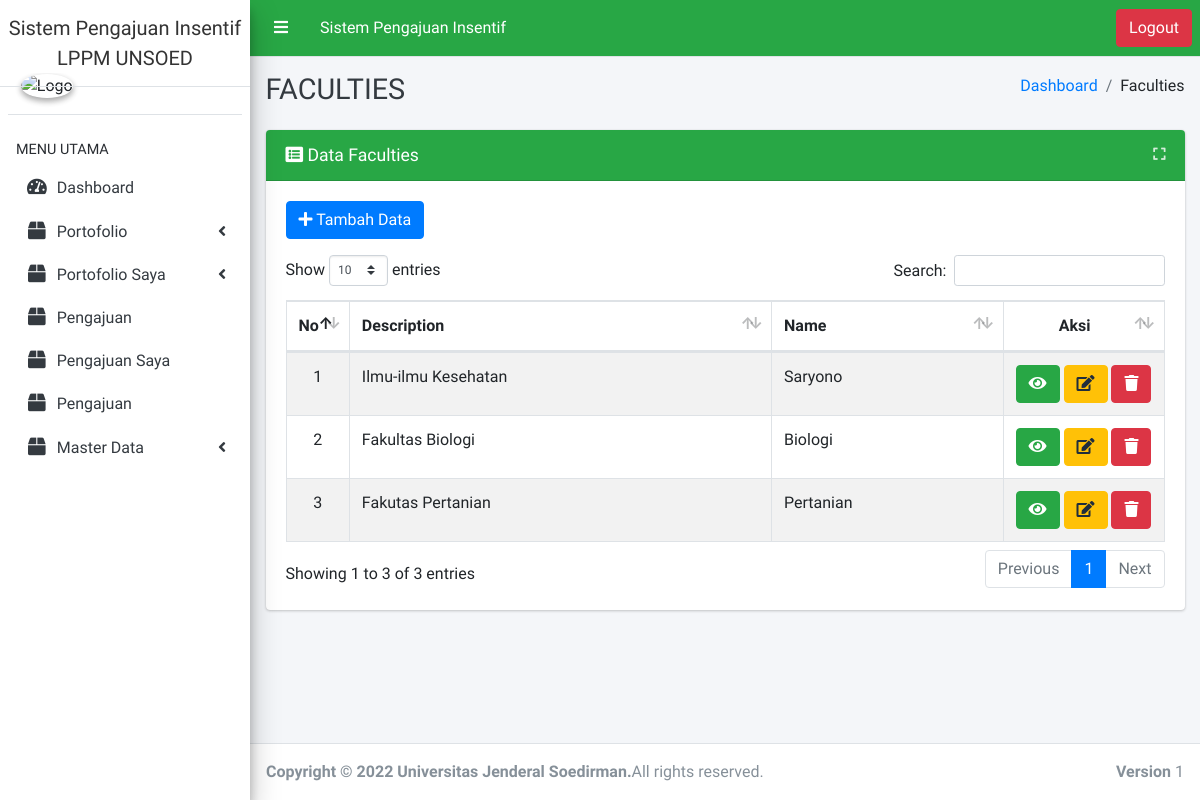
Screenshot of /index.php/faculties with the database file from the repository.
### tables this page shows
CREATE TABLE `faculties` (
  `id` tinyint NOT NULL,
  `name` varchar(64) NOT NULL,
  `description` varchar(1024) NOT NULL
);

### application/libraries/Template.php (called while the page is built)
<?php if ( ! defined('BASEPATH')) exit('No direct script access allowed');
class Template {
		var $template_data = array();
		function set($name, $value)
		{
			$this->template_data[$name] = $value;
		}
		function load($template = '', $view = '' , $view_data = array(), $return = FALSE)
		{
			$this->CI =& get_instance();
			$this->set('contents', $this->CI->load->view($view, $view_data, TRUE));
			return $this->CI->load->view($template, $this->template_data, $return);
		}
}

### application/controllers/Faculties.php (called while the page is built, shortened)
<?php
class Faculties extends CI_Controller
{
    public function index()
    {
        $data = array(
            'faculties_data' => $this->Faculties_model->get_all(),
        );
        $this->template->load('layout/master','faculties/faculties_list', $data);
    }
}

### index.php (called while the page is built, shortened)
<?php
require_once BASEPATH.'core/CodeIgniter.php';

### application/models/Faculties_model.php (called while the page is built, shortened)
<?php
class Faculties_model extends CI_Model
{
    public $table = 'faculties';
    public $id = 'id';
    public $order = 'DESC';
    function get_all()
    {
        $this->db->order_by($this->id, $this->order);
        return $this->db->get($this->table)->result();
    }
}

### application/views/faculties/faculties_list.php (the view, shortened to what this page needs)
<div class="row">
    <div class="col-md-12">
        <div class="card card-success">
            <div class="card-header">
                <div class="card-title">
                    <i class="fa fa-list-alt"></i> Data Faculties
                </div>
                <div class="card-tools">
                    <button type="button" class="btn btn-tool" data-card-widget="maximize"><i class="fas fa-expand"></i></button>
                </div>
            </div>
            <div class="card-body">
                <a href="<?= site_url('faculties/create') ?>" class="btn btn-primary"><i class="fa fa-plus"></i> Tambah Data</a>
                <div class="table-responsive mt-3">
                    <table class="table table-bordered table-striped table-hover text-nowrap" width="100%" id="mytable">
                        <thead>
                            <tr>
                                <th class="text-center" width="5%">No</th>
								<th>Description</th>
								<th>Name</th>
								<th class="text-center" width="15%">Aksi</th>
                            </tr>
                        </thead>
                        <tbody>
						<?php
                            $no = 1;
                            foreach ($faculties_data as $value) { ?>
                            <tr>
								<td class="text-center"><?= $no++; ?></td>
								<td><?= $value->description ?></td>
								<td><?= $value->name ?></td>
								<td class="text-center">
                                    <a href="<?= site_url('faculties/read/'.$value->id) ?>" title="Lihat Detail Data"class="btn btn-success"><i class="fa fa-eye"></i></a>
                                    <a href="<?= site_url('faculties/update/'.$value->id) ?>" title="Ubah Data" class="btn btn-warning"><i class="fa fa-edit"></i></a>
                                    <a href="<?= site_url('faculties/delete/'.$value->id) ?>" title="Hapus Data" class="btn btn-danger hapus"><i class="fa fa-trash"></i></a>
                                </td>
                            </tr>
						<?php } ?>
                        </tbody>
                    </table>
                </div>
            </div>
        </div>
    </div>
</div>

### assets/fullcalendar/main.css (style rules this page uses)
:root { --fc-daygrid-event-dot-width: 8px; }
:root { --fc-list-event-dot-width: 10px; --fc-list-event-hover-bg-color: #f5f5f5; }

### rows the page displays
faculties: description "Ilmu-ilmu Kesehatan", name "Saryono"
faculties: description "Fakultas Biologi", name "Biologi"
faculties: description "Fakutas Pertanian", name "Pertanian"

### other values shown
header_judul() "Sistem Pengajuan Insentif"
str_replace('_', ' ', $this->uri->segment(1)) "FACULTIES"
str_replace('_', ' ', $ci->uri->segment($i)) "Faculties"
